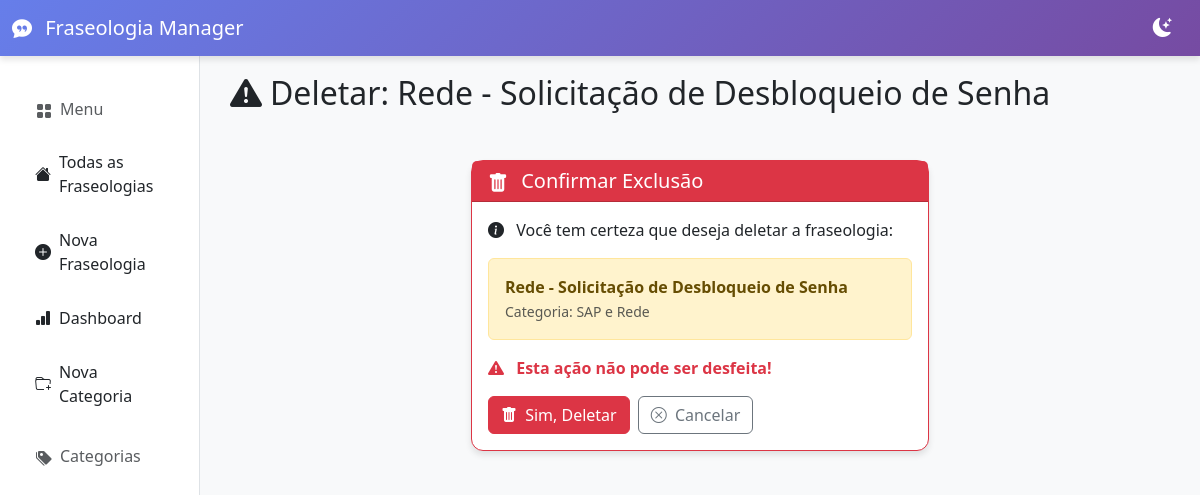
The app's page /fraseologia/9/deletar/ with its own data.
### frases/models.py (models this page shows, shortened)
class Fraseologia(models.Model):
    titulo = models.CharField(max_length=200, unique=True, verbose_name="Título da Fraseologia")
    categoria = models.ForeignKey(Categoria, on_delete=models.CASCADE, verbose_name="Categoria")
    conteudo_template = models.TextField(verbose_name="Conteúdo do Template")
    data_criacao = models.DateTimeField(auto_now_add=True, verbose_name="Data de Criação")
    data_atualizacao = models.DateTimeField(auto_now=True, verbose_name="Última Atualização")
    class Meta:
        verbose_name = "Fraseologia"
        verbose_name_plural = "Fraseologias"
        ordering = ["titulo"]

class Categoria(models.Model):
    nome = models.CharField(max_length=100, unique=True, verbose_name="Nome da Categoria")
    class Meta:
        verbose_name = "Categoria"
        verbose_name_plural = "Categorias"

### frases/views.py (the view)
# urls.py: path('fraseologia/<int:pk>/deletar/', views.deletar_fraseologia, name='deletar_fraseologia'),
def deletar_fraseologia(request, pk):
    fraseologia = get_object_or_404(Fraseologia, pk=pk)
    if request.method == 'POST':
        fraseologia.delete()
        return redirect('frases:lista_fraseologias')
    context = {
        'fraseologia': fraseologia,
        'titulo': f'Deletar: {fraseologia.titulo}',
    }
    return render(request, 'frases/confirmar_delete.html', context)

### frases/templates/frases/confirmar_delete.html (shortened to what this page needs)
{% extends "base.html" %}
{% block page_title %}
    <i class="bi bi-exclamation-triangle-fill me-2"></i>{{ titulo }}
{% endblock %}
{% block content %}
    <div class="row justify-content-center fade-in">
        <div class="col-md-6">
            <div class="card border-danger">
                <div class="card-header bg-danger text-white">
                    <h5 class="mb-0">
                        <i class="bi bi-trash-fill me-2"></i>
                        Confirmar Exclusão
                    </h5>
                </div>
                <div class="card-body">
                    <p class="mb-3">
                        <i class="bi bi-info-circle-fill me-2"></i>
                        Você tem certeza que deseja deletar a fraseologia:
                    </p>
                    <div class="alert alert-warning">
                        <strong>{{ fraseologia.titulo }}</strong>
                        <br>
                        <small class="text-muted">Categoria: {{ fraseologia.categoria.nome }}</small>
                    </div>
                    <p class="text-danger">
                        <i class="bi bi-exclamation-triangle-fill me-2"></i>
                        <strong>Esta ação não pode ser desfeita!</strong>
                    </p>
                    <form method="post" class="d-flex gap-2">
                        <button type="submit" class="btn btn-danger">
                            <i class="bi bi-trash-fill me-1"></i>
                            Sim, Deletar
                        </button>
                        <a href="{% url 'frases:detalhe_fraseologia' fraseologia.pk %}" class="btn btn-outline-secondary">
                            <i class="bi bi-x-circle me-1"></i>
                            Cancelar
                        </a>
                    </form>
                </div>
            </div>
        </div>
    </div>
{% endblock %}

### templates/base.html (style rules this page uses)
:root { --primary-gradient: linear-gradient(135deg, #667eea 0%, #764ba2 100%); --secondary-gradient: linear-gradient(135deg, #f093fb 0%, #f5576c 100%); --success-gradient: linear-gradient(135deg, #4facfe 0%, #00f2fe 100%); --dark-bg: #1a1a2e; --dark-card: #16213e; --dark-text: #e4e4e4; --light-bg: #f8f9fa; --light-card: #ffffff; --light-text: #212529; }
[data-theme="light"] { --bg-color: var(--light-bg); --card-color: var(--light-card); --text-color: var(--light-text); --border-color: #dee2e6; }
body { background: var(--bg-color); color: var(--text-color); transition: all 0.3s ease; font-family: 'Segoe UI', Tahoma, Geneva, Verdana, sans-serif; }
.card { background: var(--card-color); border: 1px solid var(--border-color); border-radius: 12px; box-shadow: 0 4px 6px rgba(0, 0, 0, 0.1); transition: all 0.3s ease; }
h1 i, h2 i, h3 i, h4 i, h5 i, h6 i { vertical-align: middle; display: inline-flex; align-items: center; }
.fade-in { animation: fadeIn 0.5s ease; }

### records on screen
Fraseologia: titulo "Rede - Solicitação de Desbloqueio de Senha", categoria.nome "SAP e Rede"

### other values on screen
{{ titulo }} "Deletar: Rede - Solicitação de Desbloqueio de Senha"
